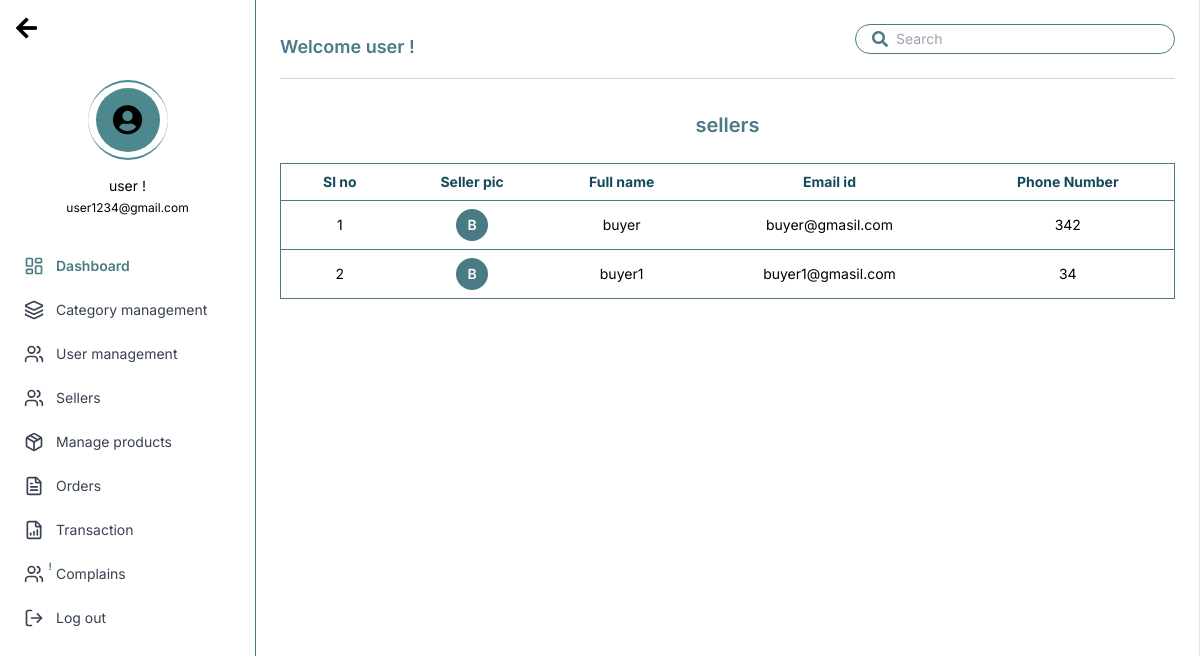
Page /admin_panel/buyers/ on the committed database.
### buyer/models.py (models this page shows, shortened)
class Buyer(models.Model):
    user = models.OneToOneField(User, on_delete=models.CASCADE, related_name='buyer_profile', null=True)
    phone_number = models.CharField(max_length=15)

### accounts/models.py (models this page shows)
class User(AbstractUser):
    USER_TYPE_CHOICES = (
        ('admin', 'Admin'),
        ('seller', 'Seller'),
        ('buyer', 'Buyer'),
    )
    user_type = models.CharField(max_length=20, choices=USER_TYPE_CHOICES, default='buyer')

### admin_panel/views.py (the view)
# urls.py: path('buyers/', views.buyers_list, name='buyers-list'),
def buyers_list(request):
    buyers = Buyer.objects.all()
    return render(request, 'admin_panel/buyers.html', {'buyers': buyers})

### admin_panel/templates/admin_panel/buyers.html (shortened to what this page needs)
{% extends 'admin_base.html' %}
{% block content %}
</aside>
<main class="flex-1 p-6">
  <header
    class="flex flex-col sm:flex-row justify-between items-center border-b border-gray-300 pb-2 mb-8"
  >
    <h1 class="text-[#4a7a87] font-semibold text-lg mb-3 sm:mb-0">
      Welcome user !
    </h1>
    <form class="w-full sm:w-80">
      <div
        class="flex items-center border border-[#4a7a87] rounded-full px-4 py-1 text-[#4a7a87]"
      >
        <i class="fas fa-search text-[#4a7a87]"></i>
        <input
          id="search"
          type="search"
          placeholder="Search"
          class="flex-grow bg-transparent outline-none text-sm ml-2"
        />
      </div>
    </form>
  </header>
  <section>
    <h2
      class="text-[#4a7a87] font-semibold text-xl text-center mb-6"
      style="text-transform: lowercase;"
    >
      sellers
    </h2>
    <div class="overflow-x-auto">
      <table
        class="min-w-full border border-[#4a7a87] rounded-lg text-sm text-left"
      >
        <thead>
          <tr class="text-[#164a5a] font-semibold text-center border-b border-[#4a7a84]">
            <th class="px-3 py-2 min-w-[70px]">Sl no</th>
            <th class="px-3 py-2 min-w-[60px]">Seller pic</th>
            <th class="px-3 py-2 min-w-[90px]">Full name</th>
            <th class="px-3 py-2 min-w-[110px]">Email id</th>
            <th class="px-3 py-2 min-w-[100px]">Phone Number</th>
          </tr>
        </thead>
<tbody class="text-black text-center">
    {% for buyer in buyers %}
      <tr class="border-b border-[#4a7a84]">
        <td class="px-3 py-2 font-normal">{{ forloop.counter }}</td>
        <td class="px-3 py-2 flex justify-center">
          <div class="w-8 h-8 rounded-full bg-[#4a7a84] text-white flex items-center justify-center font-semibold">
            {{ buyer.user.username|first|upper }}
          </div>
        </td>
        <td class="px-3 py-2 font-normal">{{ buyer.user.username }}</td>
        <td class="px-3 py-2 font-normal leading-snug">{{ buyer.user.email }}</td>
        <td class="px-3 py-2 font-normal">{{ buyer.phone_number }}</td>
      </tr>
    {% endfor %}
  </tbody>
</table>
</div>
</section>
</main>
</div>
  {% endblock content %}

### templates/admin_base.html (style rules this page uses)
body { font-family: "Inter", sans-serif; }

### rows in the picture
Buyer: user.username|first "B", user.username "buyer", user.email "buyer@gmasil.com", phone_number "342"
Buyer: user.username|first "B", user.username "buyer1", user.email "buyer1@gmasil.com", phone_number "34"
